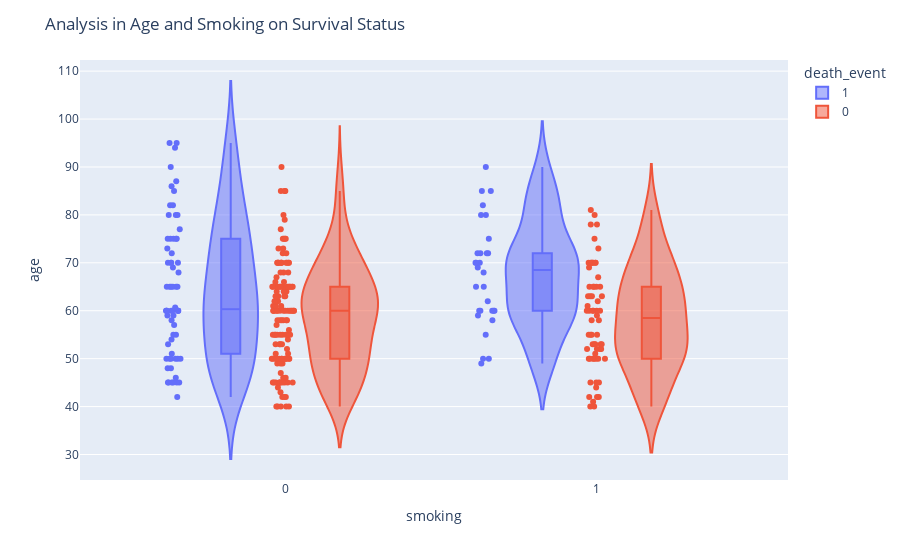

The cell this chart's notebook holds for it:
### Markdown cell above
**Keterangan**
<br>
Tingkat keselamatan lelaki tinggi di umur 50-60, sementara wanita di umur 60-70.

### Code cell
fig = px.violin(df_clean, y="age", x="smoking", color="death_event", box=True, points="all", hover_data=df_clean.columns)
fig.update_layout(title_text="Analysis in Age and Smoking on Survival Status")
fig.show()

### Figure 1 — Plotly figure (JSON) as saved in the notebook; plotly's stock layout.template omitted (floating-point values rounded to 4 significant figures; data arrays with more than 128 entries replaced by an {"elided": "..."} marker saying what was removed)
{"data": [{"alignmentgroup": "True", "box": {"visible": true}, "customdata": {"elided": "96x11 float values"}, "hovertemplate": "death_event=%{customdata[10]}<br>smoking=%{x}<br>age=%{y}<br>anaemia=%{customdata[0]}<br>cpk_level=%{customdata[1]}<br>diabetes=%{customdata[2]}<br>ejection_fraction=%{customdata[3]}<br>high_blood_pressure=%{customdata[4]}<br>platelets=%{customdata[5]}<br>serum_creatinine=%{customdata[6]}<br>serum_sodium=%{customdata[7]}<br>sex=%{customdata[8]}<br>time=%{customdata[9]}<extra></extra>", "legendgroup": "1", "marker": {"color": "#636efa"}, "name": "1", "offsetgroup": "1", "orientation": "v", "points": "all", "scalegroup": "True", "showlegend": true, "type": "violin", "x": [0, 0, 1, 0, 0, 1, 0, 1, 0, 1, 1, 1, 0, 0, 0, 0, 0, 0, 0, 0, 1, 0, 1, 0, 1, 0, 1, 0, 0, 0, 0, 0, 0, 0, 0, 1, 1, 1, 0, 1, 0, 1, 0, 0, 0, 0, 0, 0, 1, 0, 1, 1, 0, 0, 0, 1, 0, 1, 0, 0, 1, 1, 1, 0, 0, 0, 1, 1, 0, 0, 0, 0, 0, 1, 0, 0, 0, 0, 0, 0, 1, 1, 0, 1, 0, 0, 0, 0, 0, 0, 0, 0, 0, 0, 0, 1], "x0": " ", "xaxis": "x", "y": [75, 55, 65, 50, 65, 90, 75, 60, 65, 80, 75, 62, 45, 50, 82, 87, 45, 70, 48, 65, 68, 75, 80, 95, 70, 58, 82, 94, 85, 50, 65, 69, 90, 82, 60, 70, 50, 70, 60, 50, 51, 60, 80, 57, 68, 53, 60, 70, 60, 95, 49, 72, 45, 50, 45, 60, 42, 72, 70, 65, 85, 69, 60, 60, 59, 60, 72, 85, 70, 86, 60, 46, 80, 72, 75, 72, 50, 45, 80, 59, 59, 65, 75, 58, 60.67, 50, 60, 45, 77, 48, 54, 73, 60, 55, 65, 55], "y0": " ", "yaxis": "y"}, {"alignmentgroup": "True", "box": {"visible": true}, "customdata": {"elided": "203x11 float values"}, "hovertemplate": "death_event=%{customdata[10]}<br>smoking=%{x}<br>age=%{y}<br>anaemia=%{customdata[0]}<br>cpk_level=%{customdata[1]}<br>diabetes=%{customdata[2]}<br>ejection_fraction=%{customdata[3]}<br>high_blood_pressure=%{customdata[4]}<br>platelets=%{customdata[5]}<br>serum_creatinine=%{customdata[6]}<br>serum_sodium=%{customdata[7]}<br>sex=%{customdata[8]}<br>time=%{customdata[9]}<extra></extra>", "legendgroup": "0", "marker": {"color": "#EF553B"}, "name": "0", "offsetgroup": "0", "orientation": "v", "points": "all", "scalegroup": "True", "showlegend": true, "type": "violin", "x": {"elided": "203 int values"}, "x0": " ", "xaxis": "x", "y": {"elided": "203 float values"}, "y0": " ", "yaxis": "y"}], "layout": {"legend": {"title": {"text": "death_event"}, "tracegroupgap": 0}, "margin": {"t": 60}, "title": {"text": "Analysis in Age and Smoking on Survival Status"}, "violinmode": "group", "xaxis": {"anchor": "y", "domain": [0, 1], "title": {"text": "smoking"}}, "yaxis": {"anchor": "x", "domain": [0, 1], "title": {"text": "age"}}}}
